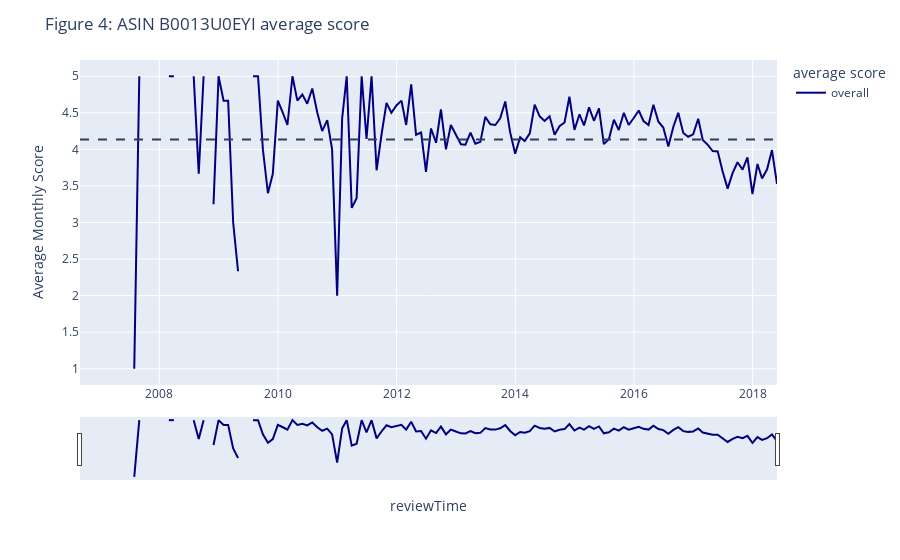

The notebook cell this image was saved under:
### Code cell
# Plotting out average score
fig = px.line(monthly_ts, x=monthly_ts.index, y=monthly_ts.columns,)

# axis labels and title
fig.update_layout(
    yaxis_title="Average Monthly Score", 
    legend_title="average score", 
    title="Figure 4: ASIN B0013U0EYI average score "
)

#update color
fig.update_traces(line_color='navy')
# activate slider
fig.update_xaxes(rangeslider_visible=True)

#drawing mean
B0013U0EYI_mean =B0013U0EYI_df["overall"].mean()
fig.add_hline(B0013U0EYI_mean, line_dash = "dash")

fig.show()

### Figure 1 — Plotly figure (JSON) as saved in the notebook; plotly's stock layout.template omitted (floating-point values rounded to 4 significant figures; data arrays with more than 128 entries replaced by an {"elided": "..."} marker saying what was removed)
{"data": [{"hovertemplate": "variable=overall<br>reviewTime=%{x}<br>value=%{y}<extra></extra>", "legendgroup": "overall", "line": {"color": "navy", "dash": "solid"}, "marker": {"symbol": "circle"}, "mode": "lines", "name": "overall", "orientation": "v", "showlegend": true, "type": "scatter", "x": {"elided": "142 str values"}, "xaxis": "x", "y": {"elided": "142 float values"}, "yaxis": "y"}], "layout": {"legend": {"title": {"text": "average score"}, "tracegroupgap": 0}, "margin": {"t": 60}, "shapes": [{"line": {"dash": "dash"}, "type": "line", "x0": 0, "x1": 1, "xref": "x domain", "y0": 4.137, "y1": 4.137, "yref": "y"}], "title": {"text": "Figure 4: ASIN B0013U0EYI average score "}, "xaxis": {"anchor": "y", "domain": [0, 1], "rangeslider": {"visible": true}, "title": {"text": "reviewTime"}}, "yaxis": {"anchor": "x", "domain": [0, 1], "title": {"text": "Average Monthly Score"}}}}
